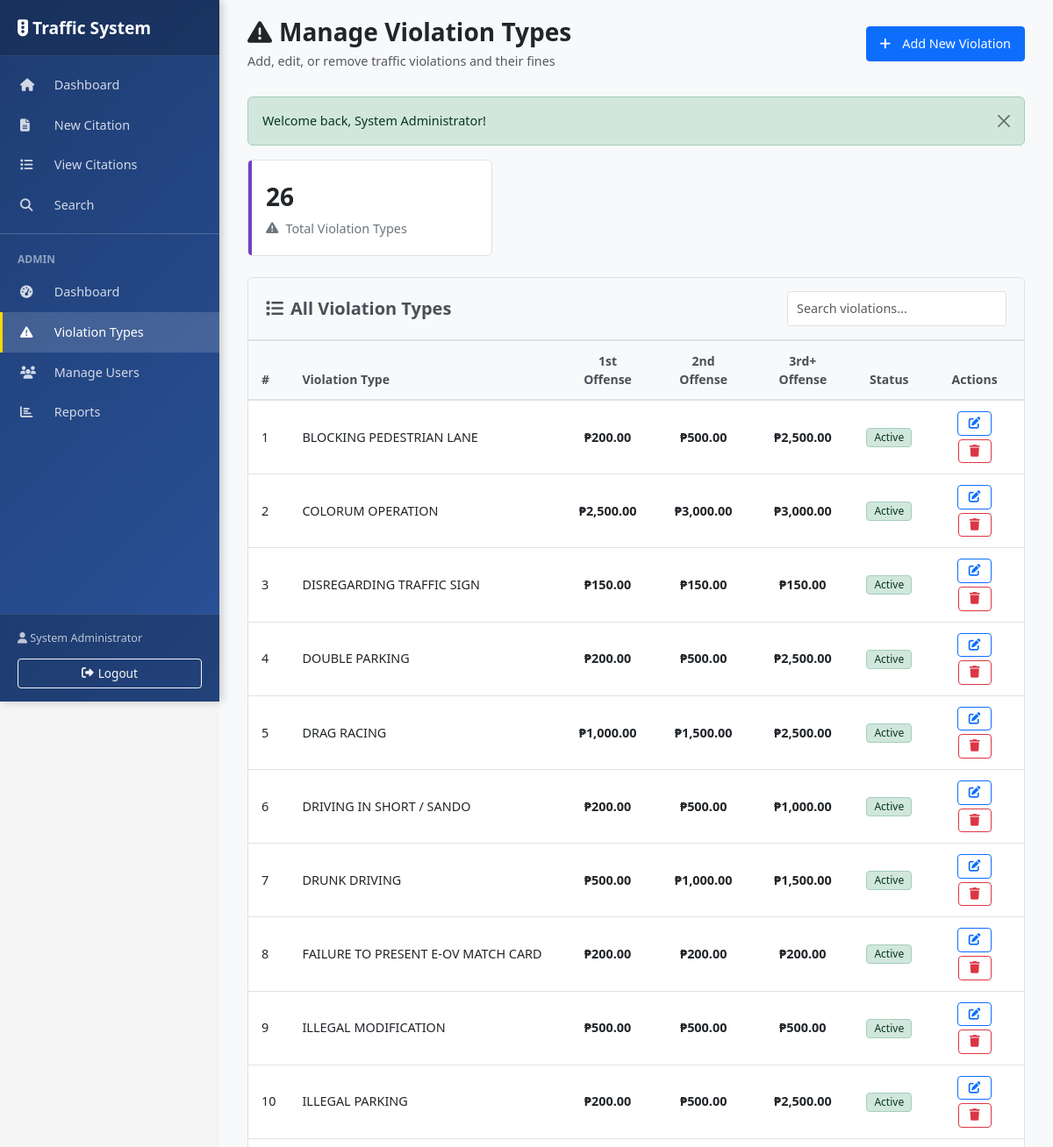
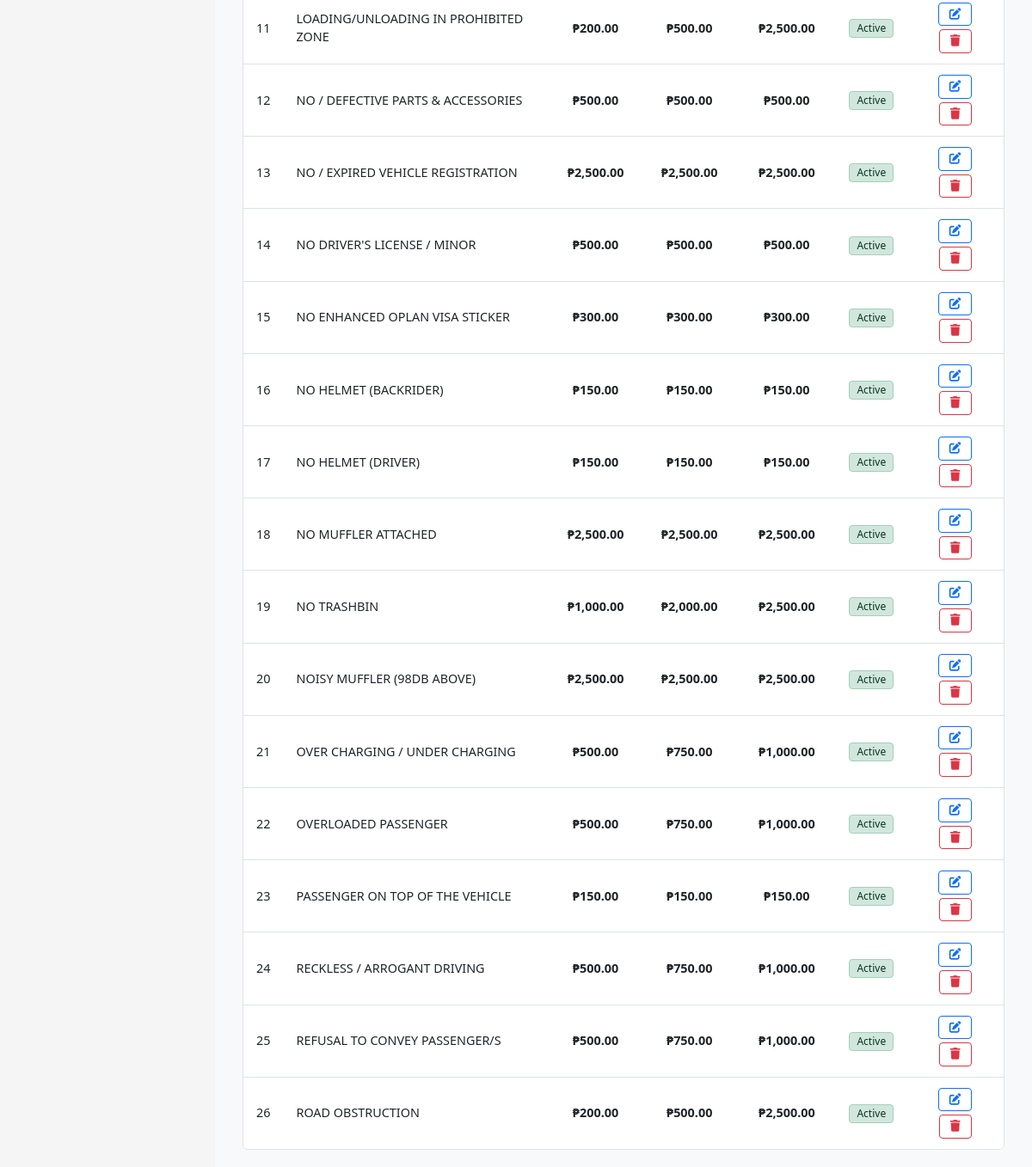
/admin/violations.php (signed in), run on the app's committed database (2 pictures, top to bottom).
### tables this page shows
CREATE TABLE IF NOT EXISTS violation_types (
    violation_type_id INT AUTO_INCREMENT PRIMARY KEY,
    violation_type VARCHAR(255) NOT NULL UNIQUE,
    description TEXT NULL,
    fine_amount_1 DECIMAL(10,2) NOT NULL DEFAULT 500.00,   
    fine_amount_2 DECIMAL(10,2) NOT NULL DEFAULT 1000.00,  
    fine_amount_3 DECIMAL(10,2) NOT NULL DEFAULT 1500.00,  
    is_active TINYINT(1) NOT NULL DEFAULT 1,
    created_at DATETIME NOT NULL DEFAULT CURRENT_TIMESTAMP,

    INDEX idx_violation_type (violation_type),
    INDEX idx_active (is_active)
);

### includes/auth.php (called while the page is built, shortened)
<?php
function is_logged_in() {
    return isset($_SESSION['user_id']) && !empty($_SESSION['user_id']);
}
function is_admin() {
    return is_logged_in() && isset($_SESSION['user_role']) && $_SESSION['user_role'] === 'admin';
}
?>

### admin/violations.php (the view, shortened to what this page needs)
<?php
require_once '../includes/functions.php';
require_once '../includes/auth.php';
$violation_types = [];
try {
    $stmt = db_query(
        "SELECT * FROM violation_types ORDER BY violation_type ASC"
    );
    $violation_types = $stmt->fetchAll();
} catch (Exception $e) {
    error_log("Error fetching violation types: " . $e->getMessage());
    set_flash('Error loading violation types.', 'danger');
}
?>
<!DOCTYPE html>
<html lang="en">
<head>
    <link href="https://cdn.jsdelivr.net/npm/bootstrap@5.3.3/dist/css/bootstrap.min.css" rel="stylesheet">
    <link rel="stylesheet" href="https://cdnjs.cloudflare.com/ajax/libs/font-awesome/6.4.2/css/all.min.css">
</head>
<body>
    <?php include '../public/sidebar.php'; ?>
    <div class="content">
        <div class="container-fluid">
            <div class="page-header d-flex justify-content-between align-items-center">
                <div>
                    <h3><i class="fas fa-exclamation-triangle me-2"></i>Manage Violation Types</h3>
                    <p class="text-muted mb-0">Add, edit, or remove traffic violations and their fines</p>
                </div>
                <button class="btn btn-primary" data-bs-toggle="modal" data-bs-target="#addViolationModal">
                    <i class="fas fa-plus me-2"></i>Add New Violation
                </button>
            </div>
            <?php echo show_flash(); ?>
            <div class="row mb-4">
                <div class="col-md-4">
                    <div class="stat-card">
                        <div class="stat-value"><?php echo count($violation_types); ?></div>
                        <div class="stat-label">
                            <i class="fas fa-exclamation-triangle"></i>
                            <span>Total Violation Types</span>
                        </div>
                    </div>
                </div>
            </div>
            <div class="card">
                <div class="card-header d-flex justify-content-between align-items-center">
                    <span><i class="fas fa-list me-2"></i>All Violation Types</span>
                    <input type="text" class="form-control form-control-sm" id="searchInput" placeholder="Search violations..." style="width: 250px;">
                </div>
                <div class="card-body p-0">
                    <?php if (empty($violation_types)): ?>
                        <div class="empty-state">
                            <i class="fas fa-exclamation-circle d-block"></i>
                            <h5>No Violation Types Found</h5>
                            <p>Click "Add New Violation" to create your first violation type.</p>
                        </div>
                    <?php else: ?>
                        <div class="table-responsive">
                            <table class="table table-hover mb-0" id="violationsTable">
                                <thead class="table-light">
                                    <tr>
                                        <th>#</th>
                                        <th>Violation Type</th>
                                        <th class="text-center">1st Offense</th>
                                        <th class="text-center">2nd Offense</th>
                                        <th class="text-center">3rd+ Offense</th>
                                        <th class="text-center">Status</th>
                                        <th class="text-center">Actions</th>
                                    </tr>
                                </thead>
                                <tbody>
                                    <?php foreach ($violation_types as $index => $violation): ?>
                                        <tr>
                                            <td><?php echo $index + 1; ?></td>
                                            <td class="violation-name"><?php echo htmlspecialchars($violation['violation_type']); ?></td>
                                            <td class="text-center fine-amount">₱<?php echo number_format($violation['fine_amount_1'], 2); ?></td>
                                            <td class="text-center fine-amount">₱<?php echo number_format($violation['fine_amount_2'], 2); ?></td>
                                            <td class="text-center fine-amount">₱<?php echo number_format($violation['fine_amount_3'], 2); ?></td>
                                            <td class="text-center">
                                                <?php if (isset($violation['is_active']) && $violation['is_active']): ?>
                                                    <span class="badge bg-success">Active</span>
                                                <?php else: ?>
                                                    <span class="badge bg-secondary">Inactive</span>
                                                <?php endif; ?>
                                            </td>
                                            <td class="text-center action-buttons">
                                                <button class="btn btn-sm btn-outline-primary" onclick="editViolation(<?php echo htmlspecialchars(json_encode($violation)); ?>)" title="Edit">
                                                    <i class="fas fa-edit"></i>
                                                </button>
                                                <button class="btn btn-sm btn-outline-danger" onclick="deleteViolation(<?php echo $violation['violation_type_id']; ?>, '<?php echo htmlspecialchars($violation['violation_type']); ?>')" title="Delete">
                                                    <i class="fas fa-trash"></i>
                                                </button>
                                            </td>
                                        </tr>
                                    <?php endforeach; ?>
                                </tbody>
                            </table>
                        </div>
                    <?php endif; ?>
                </div>
            </div>
        </div>
    </div>
</body>
</html>

### public/sidebar.php (shortened to what this page needs)
<nav class="sidebar">
    <div class="sidebar-header">
        <h4><i class="fas fa-traffic-light"></i> Traffic System</h4>
    </div>
    <ul class="sidebar-menu">
        <li>
            <a href="/vlad/public/index.php" class="<?php echo (basename($_SERVER['PHP_SELF']) === 'index.php') ? 'active' : ''; ?>">
                <i class="fas fa-home"></i> Dashboard
            </a>
        </li>
        <li>
            <a href="/vlad/public/index2.php" class="<?php echo (basename($_SERVER['PHP_SELF']) === 'index2.php') ? 'active' : ''; ?>">
                <i class="fas fa-file-alt"></i> New Citation
            </a>
        </li>
        <li>
            <a href="/vlad/public/citations.php" class="<?php echo (basename($_SERVER['PHP_SELF']) === 'citations.php') ? 'active' : ''; ?>">
                <i class="fas fa-list"></i> View Citations
            </a>
        </li>
        <li>
            <a href="/vlad/public/search.php" class="<?php echo (basename($_SERVER['PHP_SELF']) === 'search.php') ? 'active' : ''; ?>">
                <i class="fas fa-search"></i> Search
            </a>
        </li>
        <?php if (function_exists('is_admin') && is_admin()): ?>
        <li class="sidebar-divider"></li>
        <li class="sidebar-heading">Admin</li>
        <li>
            <a href="/vlad/admin/dashboard.php" class="<?php echo (basename($_SERVER['PHP_SELF']) === 'dashboard.php' && strpos($_SERVER['PHP_SELF'], '/admin/') !== false) ? 'active' : ''; ?>">
                <i class="fas fa-tachometer-alt"></i> Dashboard
            </a>
        </li>
        <li>
            <a href="/vlad/admin/violations.php" class="<?php echo (basename($_SERVER['PHP_SELF']) === 'violations.php') ? 'active' : ''; ?>">
                <i class="fas fa-exclamation-triangle"></i> Violation Types
            </a>
        </li>
        <li>
            <a href="/vlad/admin/users.php" class="<?php echo (basename($_SERVER['PHP_SELF']) === 'users.php') ? 'active' : ''; ?>">
                <i class="fas fa-users"></i> Manage Users
            </a>
        </li>
        <li>
            <a href="/vlad/admin/reports.php" class="<?php echo (basename($_SERVER['PHP_SELF']) === 'reports.php') ? 'active' : ''; ?>">
                <i class="fas fa-chart-bar"></i> Reports
            </a>
        </li>
        <?php endif; ?>
    </ul>
    <div class="sidebar-footer">
        <?php if (function_exists('is_logged_in') && is_logged_in()): ?>
        <div class="user-info">
            <small>
                <i class="fas fa-user"></i>
                <?php echo htmlspecialchars($_SESSION['full_name'] ?? $_SESSION['username'] ?? 'User'); ?>
            </small>
        </div>
        <a href="/vlad/public/logout.php" class="btn btn-sm btn-outline-light w-100 mt-2">
            <i class="fas fa-sign-out-alt"></i> Logout
        </a>
        <?php else: ?>
        <a href="/vlad/public/login.php" class="btn btn-sm btn-outline-light w-100">
            <i class="fas fa-sign-in-alt"></i> Login
        </a>
        <?php endif; ?>
    </div>
</nav>

### includes/functions.php (shortened to what this page needs)
<?php
function db_query($sql, $params = []) {
    try {
        $pdo = getPDO();
        $stmt = $pdo->prepare($sql);
        $stmt->execute($params);
        return $stmt;
    } catch (PDOException $e) {
        error_log("Database query error: " . $e->getMessage() . " - Query: " . $sql);
        throw new Exception("Database operation failed");
    }
}
function show_flash() {
    if (isset($_SESSION['flash'])) {
        $flash = $_SESSION['flash'];
        return '<div class="alert alert-' . htmlspecialchars($flash['type']) . ' alert-dismissible fade show" role="alert">
                ' . htmlspecialchars($flash['message']) . '
                <button type="button" class="btn-close" data-bs-dismiss="alert" aria-label="Close"></button>
            </div>';
    }
    return '';
}
?>

### admin/violations.php (style rules this page uses)
:root { --primary-blue: #0d6efd; --success-green: #198754; --info-cyan: #0dcaf0; --warning-yellow: #ffc107; --danger-red: #dc3545; --secondary-gray: #6c757d; --purple: #6f42c1; --white: #ffffff; --off-white: #f5f5f5; --light-gray: #f8f9fa; --medium-gray: #e9ecef; --border-gray: #dee2e6; --text-dark: #212529; --text-muted: #6c757d; --text-label: #495057; }
body { background: var(--off-white); font-family: 'Segoe UI', Tahoma, Geneva, Verdana, sans-serif; font-size: clamp(0.875rem, 2.3vw, 0.9rem); line-height: 1.5; color: var(--text-dark); }
.content { padding: clamp(15px, 3vw, 20px); }
.page-header h3 { font-size: clamp(1.5rem, 4vw, 1.75rem); font-weight: 600; color: var(--text-dark); margin-bottom: 5px; }
.page-header p { font-size: clamp(0.85rem, 2.5vw, 0.9rem); color: var(--text-muted); }
.page-header { margin-bottom: 30px; }
.stat-card { background: var(--white); border: 1px solid var(--border-gray); border-radius: 6px; padding: clamp(15px, 3vw, 20px); position: relative; transition: box-shadow 0.2s; }
.stat-card::before { content: ''; position: absolute; top: 0; left: 0; width: 4px; height: 100%; border-radius: 6px 0 0 6px; background: var(--purple); }
.stat-value { font-size: clamp(1.5rem, 4vw, 1.75rem); font-weight: 600; color: var(--text-dark); margin-bottom: 5px; }
.stat-label { font-size: clamp(0.85rem, 2.5vw, 0.9rem); color: var(--text-muted); display: flex; align-items: center; gap: 8px; }
.card { background: var(--white); border: 1px solid var(--border-gray); border-radius: 6px; overflow: hidden; }
.card-header { background: var(--light-gray); border-bottom: 2px solid var(--border-gray); font-weight: 600; color: var(--text-label); padding: 15px 20px; font-size: clamp(1.1rem, 3vw, 1.25rem); }
.table { margin-bottom: 0; font-size: clamp(0.85rem, 2.5vw, 0.9rem); }
.table th { background: var(--light-gray); font-weight: 600; color: var(--text-label); border-top: none; border-bottom: 2px solid var(--border-gray); padding: 12px 15px; font-size: 0.875rem; }
.table td { padding: 10px 15px; color: var(--text-dark); border-bottom: 1px solid var(--border-gray); vertical-align: middle; }
.table tbody tr:last-child td { border-bottom: none; }
.badge { padding: 4px 8px; border-radius: 4px; font-size: clamp(0.7rem, 2vw, 0.75rem); font-weight: 500; border: 1px solid transparent; }
.badge.bg-success { background: #d1e7dd !important; color: #0a3622 !important; border-color: #a3cfbb; }
.btn { border-radius: 4px; padding: 8px 15px; font-size: clamp(0.85rem, 2.5vw, 0.9rem); font-weight: 500; transition: all 0.2s; display: inline-flex; align-items: center; justify-content: center; gap: 5px; }
.btn-sm { padding: 6px 12px; font-size: 0.85rem; }
.btn-primary { background: var(--primary-blue); border: 1px solid var(--primary-blue); }
.btn-outline-primary { color: var(--primary-blue); border: 1px solid var(--primary-blue); }
.btn-outline-danger { color: var(--danger-red); border: 1px solid var(--danger-red); }
.form-control { border: 1px solid var(--border-gray); border-radius: 4px; padding: 8px 10px; font-size: clamp(0.85rem, 2.5vw, 0.9rem); }
.fine-amount { font-weight: 600; color: var(--danger-red); }
.violation-name { font-weight: 500; color: var(--text-dark); }
.action-buttons .btn { margin: 2px; }
.card-header .form-control { border: 1px solid var(--border-gray); }

### data on the page
violation_types: violation_type "BLOCKING PEDESTRIAN LANE", fine_amount_1 "200.00", fine_amount_2 "500.00", fine_amount_3 "2,500.00", is_active "Active"
violation_types: violation_type "COLORUM OPERATION", fine_amount_1 "2,500.00", fine_amount_2 "3,000.00", fine_amount_3 "3,000.00", is_active "Active"
violation_types: violation_type "DISREGARDING TRAFFIC SIGN", fine_amount_1 "150.00", fine_amount_2 "150.00", fine_amount_3 "150.00", is_active "Active"
violation_types: violation_type "DOUBLE PARKING", fine_amount_1 "200.00", fine_amount_2 "500.00", fine_amount_3 "2,500.00", is_active "Active"
violation_types: violation_type "DRAG RACING", fine_amount_1 "1,000.00", fine_amount_2 "1,500.00", fine_amount_3 "2,500.00", is_active "Active"
violation_types: violation_type "DRIVING IN SHORT / SANDO", fine_amount_1 "200.00", fine_amount_2 "500.00", fine_amount_3 "1,000.00", is_active "Active"
violation_types: violation_type "DRUNK DRIVING", fine_amount_1 "500.00", fine_amount_2 "1,000.00", fine_amount_3 "1,500.00", is_active "Active"
violation_types: violation_type "FAILURE TO PRESENT E-OV MATCH CARD", fine_amount_1 "200.00", fine_amount_2 "200.00", fine_amount_3 "200.00", is_active "Active"
violation_types: violation_type "ILLEGAL MODIFICATION", fine_amount_1 "500.00", fine_amount_2 "500.00", fine_amount_3 "500.00", is_active "Active"
violation_types: violation_type "ILLEGAL PARKING", fine_amount_1 "200.00", fine_amount_2 "500.00", fine_amount_3 "2,500.00", is_active "Active"
violation_types: violation_type "LOADING/UNLOADING IN PROHIBITED ZONE", fine_amount_1 "200.00", fine_amount_2 "500.00", fine_amount_3 "2,500.00", is_active "Active"
violation_types: violation_type "NO / DEFECTIVE PARTS & ACCESSORIES", fine_amount_1 "500.00", fine_amount_2 "500.00", fine_amount_3 "500.00", is_active "Active"
violation_types: violation_type "NO / EXPIRED VEHICLE REGISTRATION", fine_amount_1 "2,500.00", fine_amount_2 "2,500.00", fine_amount_3 "2,500.00", is_active "Active"
violation_types: violation_type "NO DRIVER'S LICENSE / MINOR", fine_amount_1 "500.00", fine_amount_2 "500.00", fine_amount_3 "500.00", is_active "Active"
violation_types: violation_type "NO ENHANCED OPLAN VISA STICKER", fine_amount_1 "300.00", fine_amount_2 "300.00", fine_amount_3 "300.00", is_active "Active"
violation_types: violation_type "NO HELMET (BACKRIDER)", fine_amount_1 "150.00", fine_amount_2 "150.00", fine_amount_3 "150.00", is_active "Active"
violation_types: violation_type "NO HELMET (DRIVER)", fine_amount_1 "150.00", fine_amount_2 "150.00", fine_amount_3 "150.00", is_active "Active"
violation_types: violation_type "NO MUFFLER ATTACHED", fine_amount_1 "2,500.00", fine_amount_2 "2,500.00", fine_amount_3 "2,500.00", is_active "Active"
violation_types: violation_type "NO TRASHBIN", fine_amount_1 "1,000.00", fine_amount_2 "2,000.00", fine_amount_3 "2,500.00", is_active "Active"
violation_types: violation_type "NOISY MUFFLER (98DB ABOVE)", fine_amount_1 "2,500.00", fine_amount_2 "2,500.00", fine_amount_3 "2,500.00", is_active "Active"
violation_types: violation_type "OVER CHARGING / UNDER CHARGING", fine_amount_1 "500.00", fine_amount_2 "750.00", fine_amount_3 "1,000.00", is_active "Active"
violation_types: violation_type "OVERLOADED PASSENGER", fine_amount_1 "500.00", fine_amount_2 "750.00", fine_amount_3 "1,000.00", is_active "Active"
violation_types: violation_type "PASSENGER ON TOP OF THE VEHICLE", fine_amount_1 "150.00", fine_amount_2 "150.00", fine_amount_3 "150.00", is_active "Active"
violation_types: violation_type "RECKLESS / ARROGANT DRIVING", fine_amount_1 "500.00", fine_amount_2 "750.00", fine_amount_3 "1,000.00", is_active "Active"
violation_types: violation_type "REFUSAL TO CONVEY PASSENGER/S", fine_amount_1 "500.00", fine_amount_2 "750.00", fine_amount_3 "1,000.00", is_active "Active"
violation_types: violation_type "ROAD OBSTRUCTION", fine_amount_1 "200.00", fine_amount_2 "500.00", fine_amount_3 "2,500.00", is_active "Active"

### other printed values
$_SESSION['full_name'] "System Administrator"
$flash['message'] "Welcome back, System Administrator!"
count($violation_types) "26"
